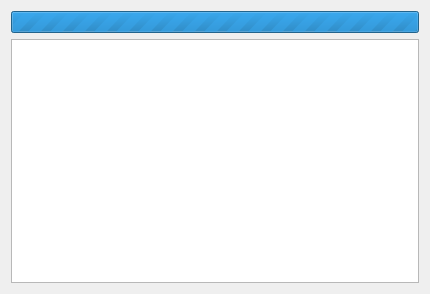
<?xml version="1.0" encoding="UTF-8"?>
<ui version="4.0">
 <class>Dialog</class>
 <widget class="QDialog" name="Dialog">
  <property name="windowModality">
   <enum>Qt::ApplicationModal</enum>
  </property>
  <property name="geometry">
   <rect>
    <x>0</x>
    <y>0</y>
    <width>430</width>
    <height>294</height>
   </rect>
  </property>
  <property name="windowTitle">
   <string>Dialog</string>
  </property>
  <layout class="QGridLayout" name="gridLayout">
   <item row="0" column="0">
    <widget class="QProgressBar" name="progressBar">
     <property name="maximum">
      <number>0</number>
     </property>
     <property name="value">
      <number>-1</number>
     </property>
     <property name="format">
      <string>%p%</string>
     </property>
    </widget>
   </item>
   <item row="1" column="0">
    <widget class="QListWidget" name="listWidget"/>
   </item>
  </layout>
 </widget>
 <resources/>
 <connections/>
</ui>
